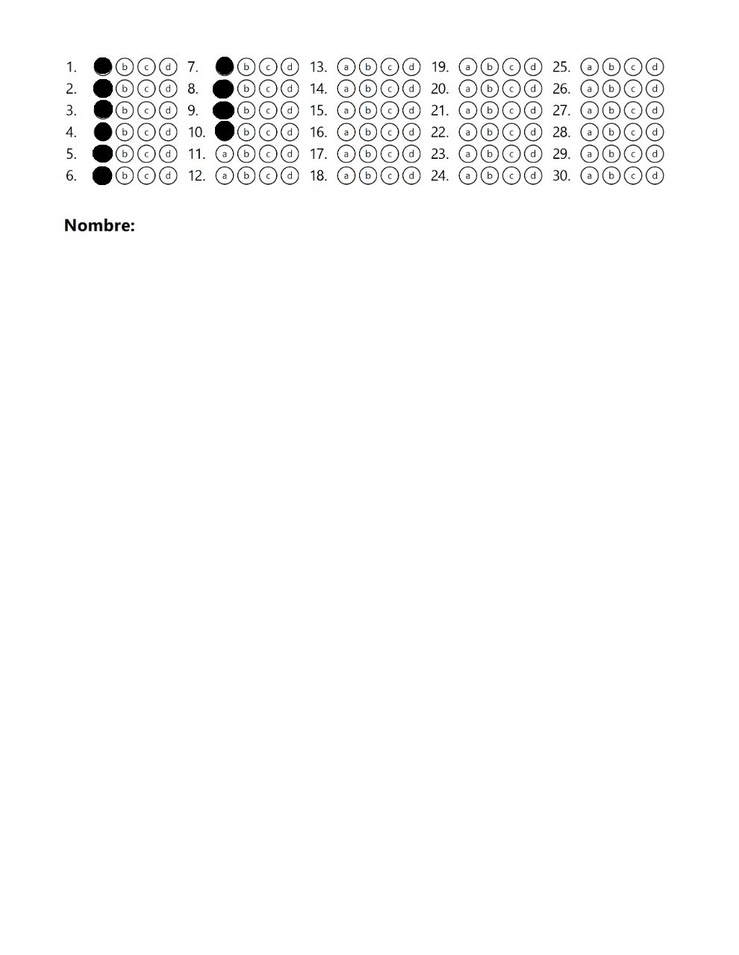
#> input picture plantilla_1.jpg, 739 x 955 px, shrunk from 990 x 1280 before the run
$ python Proyecto_examenes.py
#> lines starting #> are read from the running program, lines starting #| are printed output that depends on the picture; after the words box and inside, x2 and y2 are one past the last pixel; in counts of white or black regions, pixels touching at a corner belong together
import cv2
from cv2 import bitwise_not
import numpy as np
import re
import pytesseract
from pytesseract import Output
pytesseract.pytesseract.tesseract_cmd = r'C:\Program Files\Tesseract-OCR\tesseract.exe'
print("Bienvenido")
imagen = cv2.imread("plantilla_1.jpg")
#> imagen is the input picture: shape (955, 739, 3); mean B, G, R 250.8, 250.8, 250.8
imagen2= cv2.imread("respuestas_1.jpg")
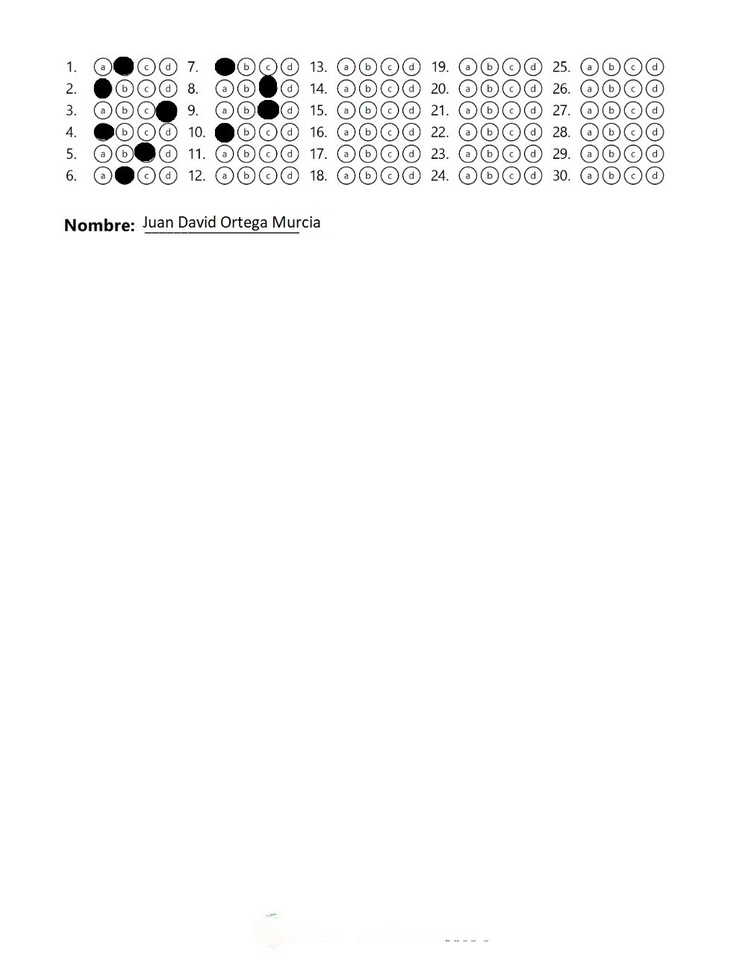
#> input picture respuestas_1.jpg, 739 x 955 px, shrunk from 990 x 1280 before the run
#> imagen2 is the input picture: shape (955, 739, 3); mean B, G, R 250.4, 250.4, 250.4
grises = cv2.cvtColor(imagen, cv2.COLOR_BGR2GRAY)
grises2= cv2.cvtColor(imagen2, cv2.COLOR_BGR2GRAY)


_,binarizada =  cv2.threshold(grises, 10, 255, cv2.THRESH_BINARY_INV)
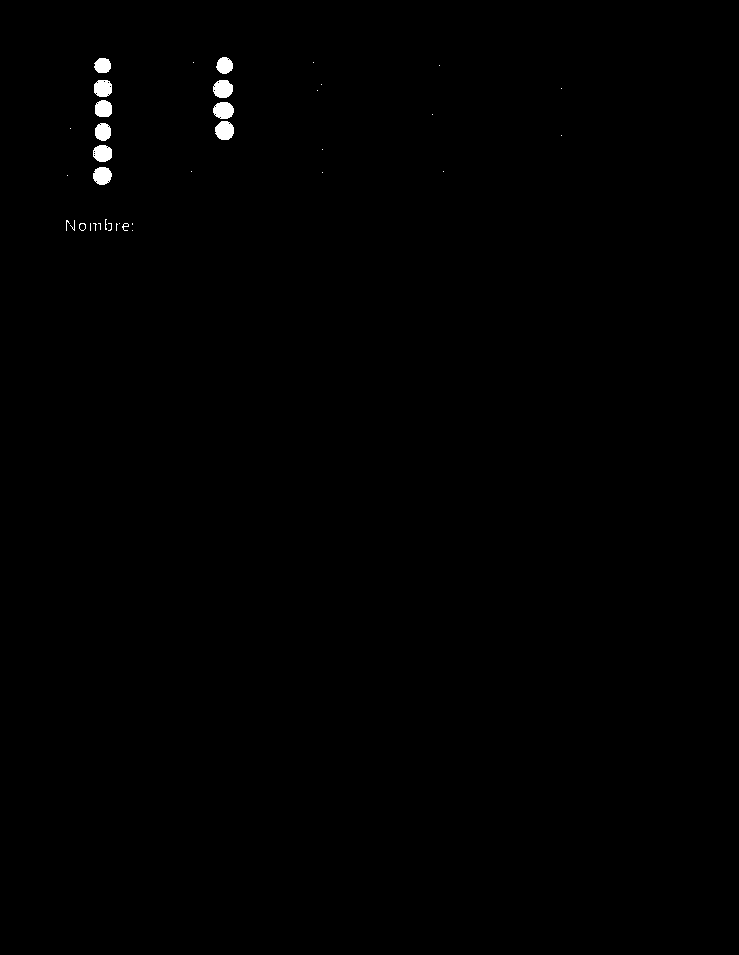
#> binarizada: shape (955, 739); 0.39% white; 37 white regions (25 under 20 px), largest, box (x1, y1, x2, y2) and area: (213, 80, 233, 98) 290, (215, 121, 234, 140) 288, (213, 102, 234, 119) 284
_,binarizada2=  cv2.threshold(grises2, 10, 255, cv2.THRESH_BINARY_INV)
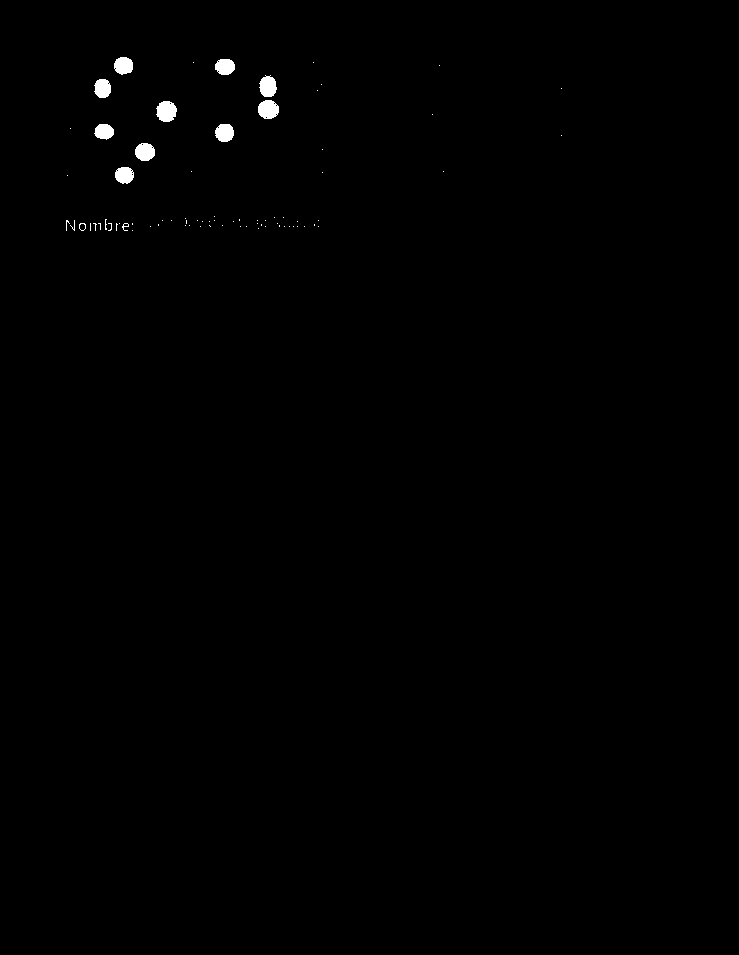
#> binarizada2: shape (955, 739); 0.43% white; 76 white regions (64 under 20 px), largest, box (x1, y1, x2, y2) and area: (156, 101, 177, 122) 340, (258, 100, 279, 119) 317, (259, 75, 277, 97) 297
inv=bitwise_not(binarizada)
inv2=bitwise_not(binarizada2)
cv2.imshow('1', binarizada)
cv2.waitKey(0)
cv2.imshow('2', binarizada2)
cv2.waitKey(0)
cv2.imshow('3', inv)
cv2.waitKey(0)
cv2.imshow('4', inv2)
cv2.waitKey(0)
kernel = cv2.getStructuringElement(cv2.MORPH_RECT,(10, 8))
kernel2 = cv2.getStructuringElement(cv2.MORPH_RECT,(12, 25))
erode= cv2.erode(binarizada,kernel)
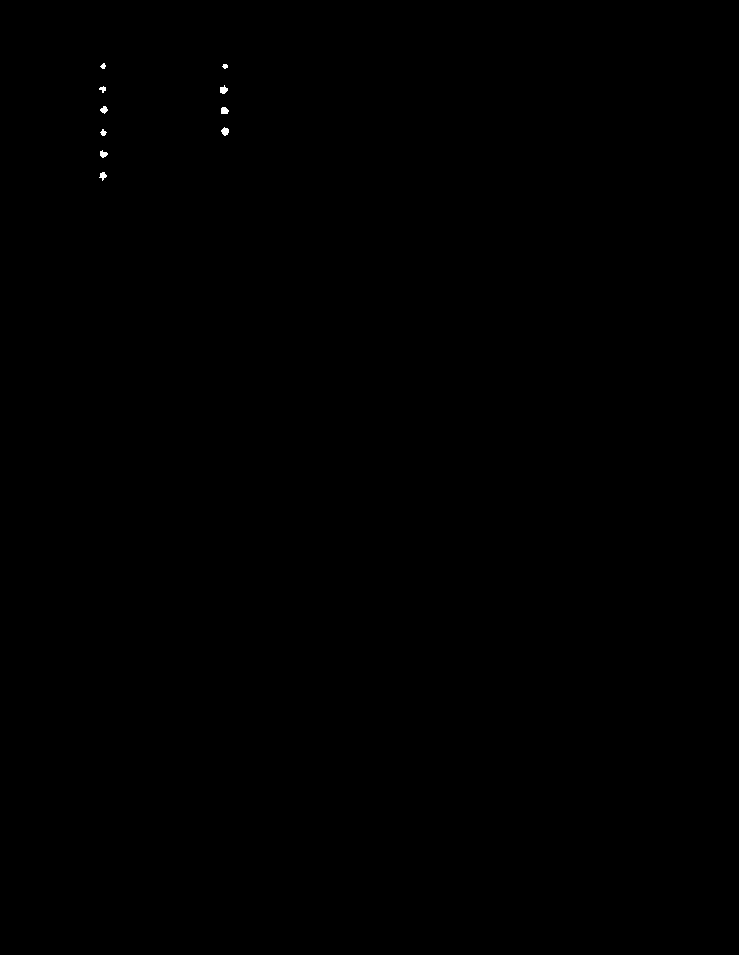
#> erode: shape (955, 739); 0.05% white; 10 white regions, largest, box (x1, y1, x2, y2) and area: (221, 127, 229, 136) 49, (220, 85, 228, 94) 48, (221, 107, 229, 114) 47
erode2= cv2.erode(binarizada2,kernel)
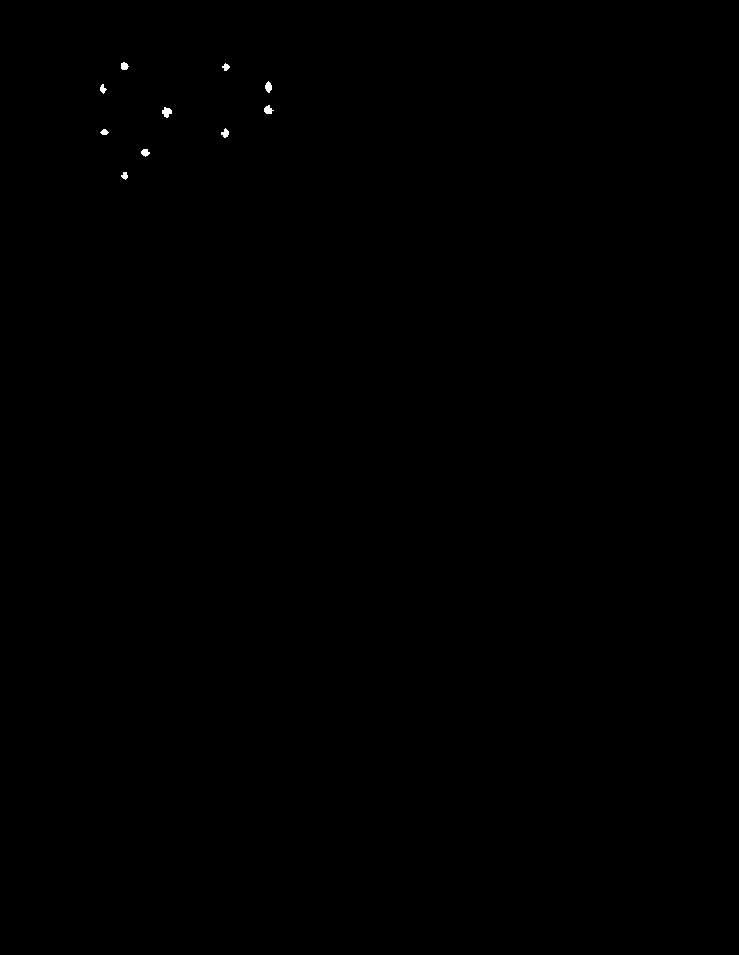
#> erode2: shape (955, 739); 0.07% white; 10 white regions, largest, box (x1, y1, x2, y2) and area: (162, 107, 172, 118) 72, (265, 81, 272, 93) 58, (264, 105, 274, 114) 58
cv2.imshow("5",erode);
cv2.waitKey(0)
cv2.imshow("6",erode2);
cv2.waitKey(0)
img1=bitwise_not(erode)
cv2.imshow("7",img1);
cv2.waitKey(0)
img2=bitwise_not(erode2)
cv2.imshow("8",img2);
cv2.waitKey(0)
result=cv2.subtract(img1,img2)
#> result: shape (955, 739); 0.05% white; 15 white regions (9 under 20 px), largest, box (x1, y1, x2, y2) and area: (162, 107, 172, 118) 72, (265, 81, 272, 93) 58, (264, 105, 274, 114) 58, (121, 62, 129, 70) 49, (141, 149, 150, 157) 49, (121, 172, 128, 180) 37
cv2.imshow("9",result);
cv2.waitKey(0)
kernel_final = cv2.getStructuringElement(cv2.MORPH_RECT,(7, 3))
erode_final=cv2.erode(result,kernel_final)
#> erode_final: shape (955, 739); 0% white in thin lines or dots, all inside (x1, y1, x2, y2) = (124, 65, 269, 154)
cv2.imshow("10",erode_final);
cv2.waitKey(0)
erode_final_inv=bitwise_not(erode_final)
cv2.imshow("11",erode_final_inv);
cv2.waitKey(0)
contornos,_ = cv2.findContours(erode_final, cv2.RETR_EXTERNAL, cv2.CHAIN_APPROX_SIMPLE)
#> contornos = 5 contours, all with area under 20
print('Contornos: ', len(contornos))
#| Contornos:  5
font = cv2.FONT_HERSHEY_SIMPLEX
mensaje = 'Respuestas incorrectas:' + str(len(contornos))
#> mensaje = 'Respuestas incorrectas:5'
cv2.putText(imagen2,mensaje,(10,50),font,0.75,
    (255,0,0),2,cv2.LINE_AA)
#> (the run stopped early here; a loop or call above may not have finished)
